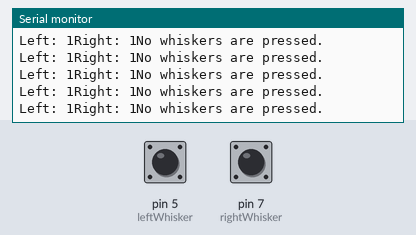
Simulated run of this sketch. Board: Arduino Uno, built with avr-gcc and run on an emulated ATmega328P. Parts: the last lines printed to the serial monitor. The inputs (shaded band) are chosen by the test bench; at power-on: pin 5 (leftWhisker) HIGH, pin 7 (rightWhisker) HIGH.

Above: at 1.2 s.
1.3 s: pin 5 (leftWhisker) pulled LOW for 0.15 s
At 1.31 s:
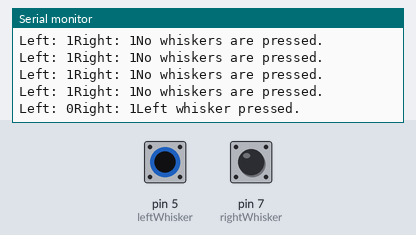
2.9 s: pin 7 (rightWhisker) pulled LOW for 0.15 s
At 2.92 s:
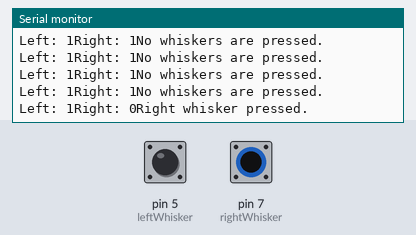
4.5 s: pin 5 (leftWhisker) driven LOW and pin 7 (rightWhisker) driven LOW
At 4.53 s:
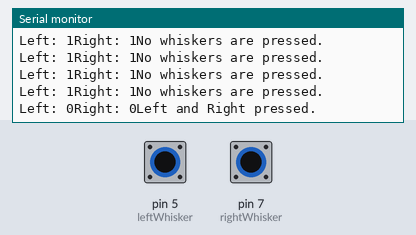

Measured:
- after the input at 1.3 s, the serial monitor: prints a new line at once (image 1)
- after the input at 2.9 s, the serial monitor: prints a new line at once (image 2)
- after the input at 4.5 s, the serial monitor: prints a new line at once (image 3)

The sketch:

code-along.ino
```cpp
int leftWhisker = 5;
int rightWhisker = 7;

void setup(){
    Serial.begin(9600);
    pinMode(leftWhisker, INPUT);
    pinMode(rightWhisker, INPUT);
}

void loop(){
    int leftWhiskerValue = digitalRead(leftWhisker);
    int rightWhiskerValue = digitalRead(rightWhisker);


    Serial.print("Left: ");
    Serial.print(leftWhiskerValue);
    Serial.print("Right: ");
    Serial.print(rightWhiskerValue);

    if (leftWhiskerValue == 0 && rightWhiskerValue == 0) {
        Serial.print("Left and Right pressed.");
    } else if (leftWhiskerValue == 0) {
        Serial.print("Left whisker pressed.");
    } else if (rightWhiskerValue == 0) {
        Serial.print("Right whisker pressed.");
    } else {
        Serial.print("No whiskers are pressed.");
    }
    Serial.println("");

    delay(100);
}
```
